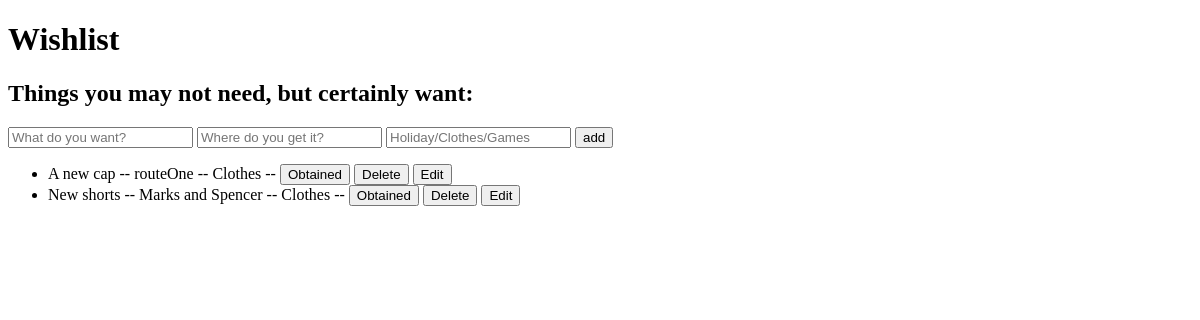
The page /wishlist on the database as committed earlier.
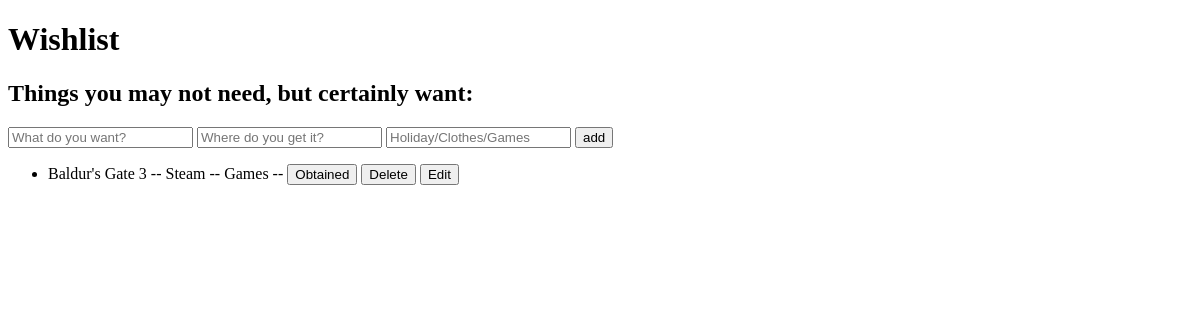
The same page on the database as committed later.
### tables this page shows
CREATE TABLE items (
					 id INTEGER PRIMARY KEY AUTOINCREMENT,
					 itemName TEXT NOT NULL,
					 source TEXT NOT NULL,
					 category TEXT NOT NULL,
					 obtained INTEGER NOT NULL DEFAULT 0);

### app.py (the view)
@app.route("/wishlist")
def index():
	connection = get_db_connection()
	items = connection.execute('SELECT * FROM items').fetchall()
	connection.close()
	return render_template('index.html', items=items)

### app.py (called while the page is built)
def get_db_connection():
	connection = sqlite3.connect('wishlist.db')
	connection.row_factory = sqlite3.Row
	return connection

### templates/index.html (shortened to what this page needs)
<!DOCTYPE html>
<html lang="en">
<head>
</head>
<body>
    <h1>Wishlist</h1>
    <h2>Things you may not need, but certainly want:</h2>
    <form action="/add" method="POST">
        <input name="itemName" placeholder="What do you want?" required>
        <input name="source" placeholder="Where do you get it?" required>
        <input name="category" placeholder="Holiday/Clothes/Games" required>
        <input type="submit" value="add">
    </form>
    <ul>
        {% for item in items %}
        <li>
            {{ item.itemName }} -- {{item.source}} -- {{item.category}} --
            {% if not item.obtained %}
            <form action="/obtained" method="POST" style="display: inline;">
                <button type="submit">Obtained</button>
            </form>
            {% else %}
            item obtained
            {% endif %}
            <form action="/delete/{{item.id}}" method="GET" style="display: inline;">
                <button type="submit">Delete</button>
            </form>
            <form action="/edit/{{item.id}}" method="GET" style="display: inline;">
                <button type="submit">Edit</button>
            </form>
        </li>
        {% endfor %}
    </ul>
</body>

Rows that differ between the two databases and show on the page:
removed items: itemName "A new cap", source "routeOne", category "Clothes"
removed items: itemName "New shorts", source "Marks and Spencer", category "Clothes"
added items: itemName "Baldur's Gate 3", source "Steam", category "Games"
